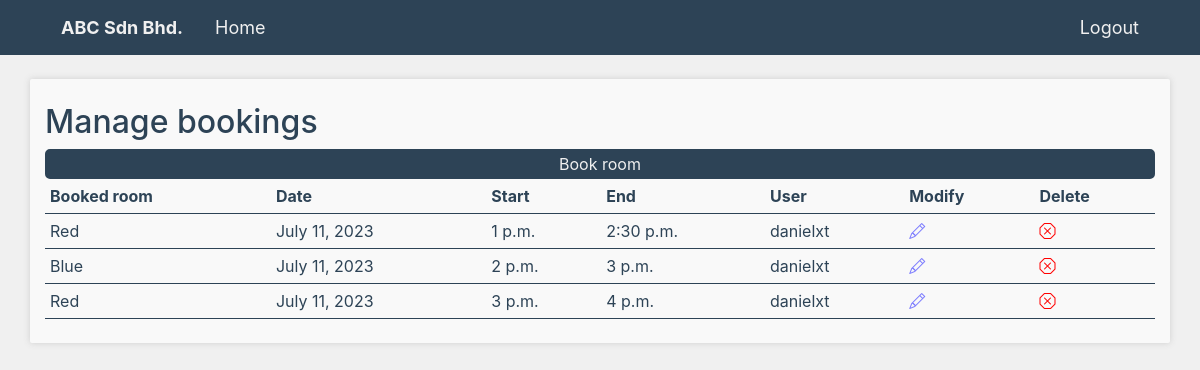
The page /bookingManagement/ (signed in) on the database as committed earlier.
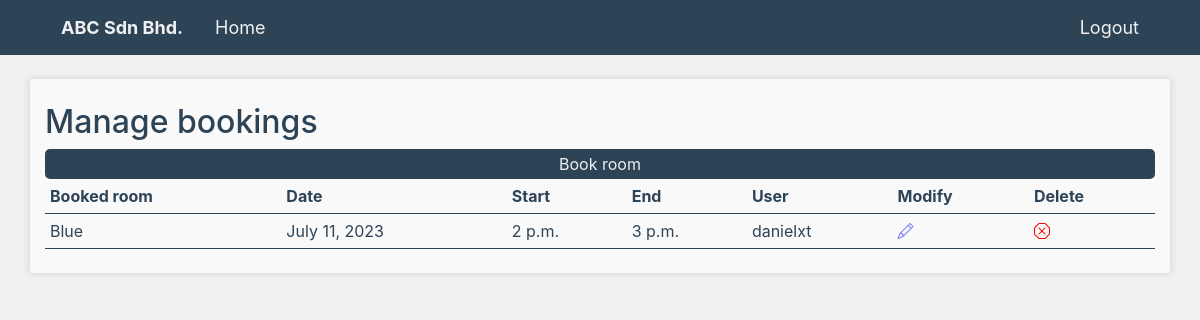
The same page on the database as committed later.
### booking/models.py (models this page shows, shortened)
class RoomBooking(models.Model):
    roomName = models.ForeignKey('rooms.Room', on_delete=models.CASCADE)
    userName = models.ForeignKey(User, on_delete=models.CASCADE, default="", name="userName")
    date = models.DateField()
    start = models.TimeField()
    end = models.TimeField()
    class Meta:
        constraints = [
            models.CheckConstraint(check=Q(start__lte=F('end')), name='start_before_end')
        ]

### rooms/models.py (models this page shows)
class Room(models.Model):
    roomName = models.CharField(max_length=50, unique=True)
    capacity = models.IntegerField(default=0)
    createdAt = models.DateTimeField(auto_now_add=True)
    roomImage = models.ImageField(null=True, blank=True, upload_to='img/')
    def __str__(self):
        return self.roomName

### booking/views.py (the view)
# urls.py: path('', bookingManagementView, name='bookingManagement'),
def bookingManagementView(request):
    if request.user.is_staff:
        bookings = RoomBooking.objects.all()
    else:
        userName = User.objects.get(username=request.user.username)
        bookings = RoomBooking.objects.filter(userName = userName)
    context = {
        'roomBooking' : bookings.order_by("date", "start"),
    }
    return render(request, "bookingManagement.html", context)

### templates/bookingManagement.html (shortened to what this page needs)
{% extends 'base.html' %}
{% block content %}
{% if user.is_authenticated %}
    <br>
    <div class="container py-4 boxColor boxShadow">
        <h2>Manage
            bookings</h2>
        <button><a href="{% url 'roomBooking' %}">Book room</a></button>
                    <table class="dataTable">
                        <tr style="font-weight:bold">
                            <th>Booked room</th>
                            <th>Date</th>
                            <th>Start</th>
                            <th>End</th>
                            <th>User</th>
                            {% if user.is_staff %}
                            <th>Modify</th>
                            <th>Delete</th>
                            {% endif %}
                        </tr>
                        <tr>
                            {% for booking in roomBooking %}
                                <tr>
                                    <td>{{booking.roomName}}</td>
                                    <td>{{booking.date}}</td>
                                    <td>{{booking.start}}</td>
                                    <td>{{booking.end}}</td>
                                    <td>{{booking.userName}}</td>
                                    {% if user.is_staff %}
                                    <td><a href="modifyBooking/{{booking.id}}"><i class="bi bi-pencil"></i></a></td>
                                    <td><a href="deleteBooking/{{booking.id}}"><i class="bi bi-x-octagon"></i></a></td>
                                    {% endif %}
                                </tr>
                            {% endfor %}
                        </tr>
                    </table>
    </div>
{% else %}
<br>
<div class="container py-4 boxColor boxShadow">
    <p>You are not logged in.</p>
    <button><a href="{% url 'login' %}">Log In</a></button>
</div>
{% endif %}
{% endblock %}

Rows that differ between the two databases and show on the page:
removed RoomBooking: roomName "Red", date "July 11, 2023", start "1 p.m.", end "2:30 p.m.", userName "danielxt"
removed RoomBooking: roomName "Red", date "July 11, 2023", start "3 p.m.", end "4 p.m.", userName "danielxt"
